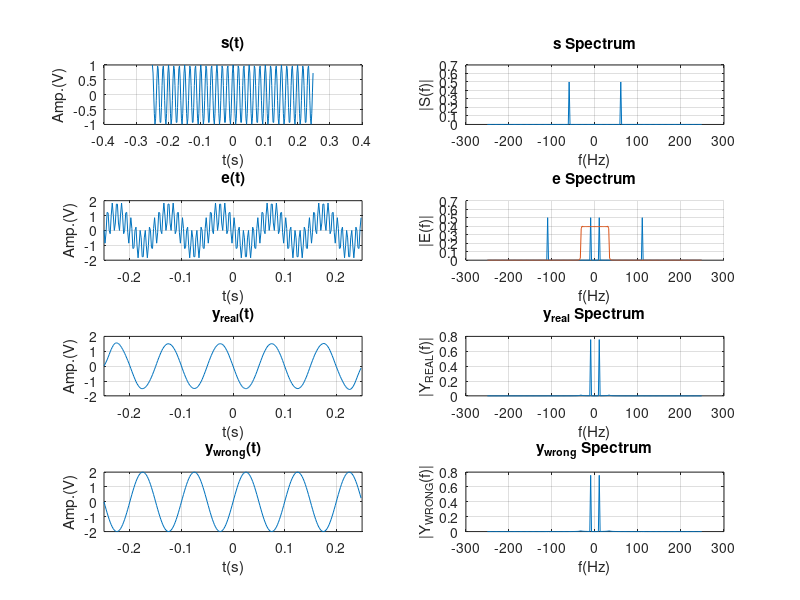

Recreate this plot in MATLAB.
%init
close all;
clear all;
clc;

%func
function y = sinc(x)
    y = sin(pi*x) ./ (pi*x);
    y(x == 0) = 1; 
end

%config
A = 1;
f0 = 50;
fr = 10;

%val
f_sampling = 10 * f0;
dt = 1 / f_sampling;
t = -0.25 : dt : 0.25 -dt;
x = 2 * pi * fr * t;
N = length(t);
f = (-N / 2 : N / 2 - 1) / N * f_sampling;

%signal
y_predict = 2 * sin(x);
r = A * cos(2 * pi * f0 * t + x);
os = 2 * sin(2 * pi * f0 * t);
e = r .* os;

fc = 30;
lpf = sinc(2.2 * fc * t) / N * f_sampling / 10;
y_real = conv(e, lpf, "same");

R = abs(fftshift(fft(r))) / N;
OS = abs(fftshift(fft(os))) / N;
E = abs(fftshift(fft(e))) / N;
LPF = abs(fftshift(fft(lpf))) / N;
Y_REAL = abs(fftshift(fft(y_real))) / N;
Y_PREDICT = abs(fftshift(fft(y_real))) / N;

%plot
fig1 = figure;

subplot(4, 2, 1);
plot(t, r);
grid on;
xlabel("t(s)");
ylabel("Amp.(V)");
title("s(t)");

subplot(4, 2, 2);
plot(f, R);
grid on;
xlabel("f(Hz)");
ylabel("|S(f)|");
title("s Spectrum");

subplot(4, 2, 3);
plot(t, e);
grid on;
xlim([-0.25, 0.25]);
xlabel("t(s)");
ylabel("Amp.(V)");
title("e(t)");

subplot(4, 2, 4);
hold on;
plot(f, E);
plot(f, LPF / max(LPF) * max(E) * 0.8);
hold off;
grid on;
xlabel("f(Hz)");
ylabel("|E(f)|");
title("e Spectrum");

subplot(4, 2, 5);
plot(t, y_real);
grid on;
xlim([-0.25, 0.25]);
xlabel("t(s)");
ylabel("Amp.(V)");
title("y_{real}(t)");

subplot(4, 2, 6);
plot(f, Y_REAL);
grid on;
xlabel("f(Hz)");
ylabel("|Y_{REAL}(f)|");
title("y_{real} Spectrum");

subplot(4, 2, 7);
plot(t, y_predict);
grid on;
xlim([-0.25, 0.25]);
xlabel("t(s)");
ylabel("Amp.(V)");
title("y_{wrong}(t)");

subplot(4, 2, 8);
plot(f, Y_PREDICT);
grid on;
xlabel("f(Hz)");
ylabel("|Y_{WRONG}(f)|");
title("y_{wrong} Spectrum");
